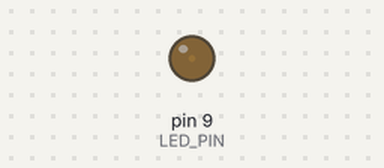
Bench run of a sketch on a simulated Arduino Uno, built with avr-gcc and run on an emulated ATmega328P. On the bench: output pins drawn as LEDs (lit = HIGH).

Above: at 0.05 s.
At 1.15 s:
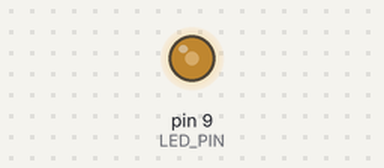
At 2.3 s:
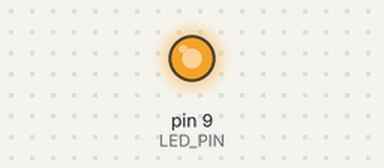
At 4.55 s:
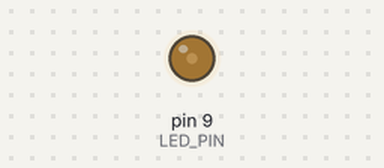
Timing chart, 0 to 6.8 s (numbered marks = the images above):
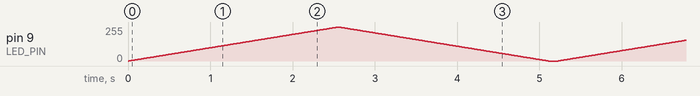

The sketch:

example.ino
```cpp
#define LED_PIN 9

void setup() {
  pinMode(LED_PIN, OUTPUT);
}

void loop() {
  int x = 1;

  for (int i = 0; i > -1; i = i + x) {
    analogWrite(LED_PIN, i);
    if (i == 255) x = -1;
    delay(10);
  }

  delay(100);
}
```
